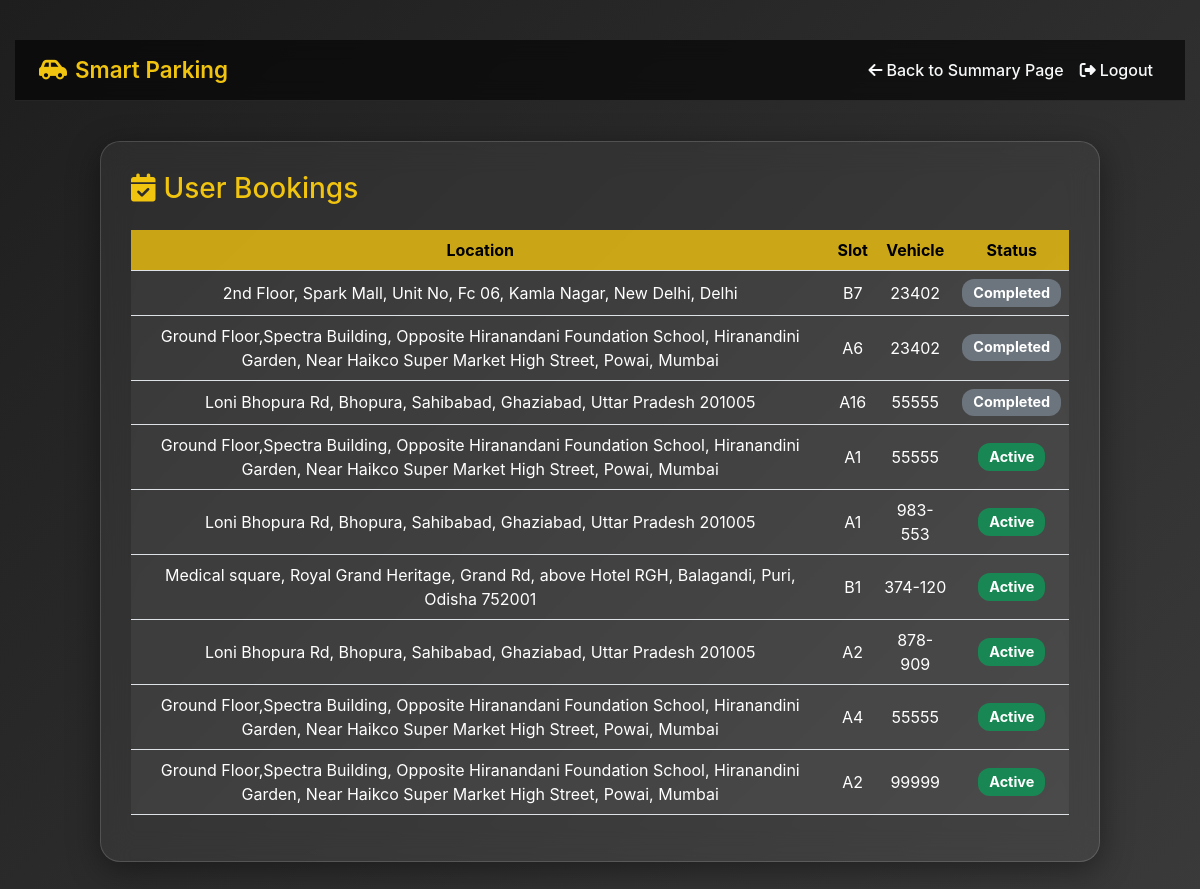
/admin/admin/user-bookings (signed in), run on the app's committed database.
### models/model.py (models this page shows)
class Reservation(db.Model):
    id = db.Column(db.Integer, primary_key=True)
    user_id = db.Column(db.Integer, db.ForeignKey('user.id'), nullable=False)
    spot_id = db.Column(db.Integer, db.ForeignKey('parking_spot.id'), nullable=False)
    timestamp = db.Column(db.DateTime, default=datetime.utcnow)
    start_time = db.Column(db.DateTime, nullable=True)
    end_time = db.Column(db.DateTime, nullable=True)
    vehicle_number = db.Column(db.String(20), nullable=False)
    user = db.relationship('User', backref='reservations')
    spot = db.relationship('ParkingSpot', backref='reservation')

class ParkingLot(db.Model):
    id = db.Column(db.Integer, primary_key=True)
    prime_location_name = db.Column(db.String(100), nullable=False)
    price_per_hour = db.Column(db.Float, nullable=False)
    address = db.Column(db.String(200))
    pin_code = db.Column(db.String(10))
    max_spots = db.Column(db.Integer, nullable=False)
    image = db.Column(db.String(200), nullable=True)
    spots = db.relationship('ParkingSpot', backref='lot', cascade="all, delete")
    created_at = db.Column(db.DateTime, default=datetime.utcnow)
    updated_at = db.Column(db.DateTime, onupdate=datetime.utcnow)

class ParkingSpot(db.Model):
    id = db.Column(db.Integer, primary_key=True)
    lot_id = db.Column(db.Integer, db.ForeignKey('parking_lot.id'), nullable=False)
    spot_number = db.Column(db.String(20), nullable=False)
    status = db.Column(db.String(1), default='A')
    is_available = db.Column(db.Boolean, default=True)
    created_at = db.Column(db.DateTime, default=datetime.utcnow)

### controllers/admin_routes.py (the view)
@admin_routes.route('/admin/user-bookings')
def user_bookings():
    if 'admin_id' not in session:
        return redirect(url_for('auth_routes.login'))
    bookings = db.session.query(Reservation).join(User).join(ParkingSpot).join(ParkingLot).add_columns(
        Reservation.id,
        Reservation.vehicle_number,
        (Reservation.end_time == None).label('is_active'),
        User.username.label('user_name'),
        User.email.label('user_email'),
        ParkingSpot.spot_number.label('spot_number'),
        ParkingLot.address.label('address')
    ).all()
    return render_template('user_bookings.html', bookings=bookings)

### templates/user_bookings.html (shortened to what this page needs)
<!DOCTYPE html>
<html lang="en">
<head>
  <link href="https://cdn.jsdelivr.net/npm/bootstrap@5.3.3/dist/css/bootstrap.min.css" rel="stylesheet" />
  <link href="https://cdnjs.cloudflare.com/ajax/libs/font-awesome/6.5.0/css/all.min.css" rel="stylesheet" />
</head>
<body>
  <nav class="navbar navbar-expand-lg navbar-dark px-4">
    <a class="navbar-brand" href="#"><i class="fas fa-car-side me-2"></i>Smart Parking</a>
    <div class="collapse navbar-collapse">
      <ul class="navbar-nav ms-auto">
        <li class="nav-item">
          <a class="nav-link" href="/admin/summary"><i class="fas fa-arrow-left me-1"></i>Back to Summary Page</a>
        </li>
        <li class="nav-item">
          <a class="nav-link" href="/logout"><i class="fas fa-sign-out-alt me-1"></i>Logout</a>
        </li>
      </ul>
    </div>
  </nav>
  <div class="glass-box">
    <h3><i class="fas fa-calendar-check me-2"></i>User Bookings</h3>
    {% if bookings %}
    <div class="table-responsive">
      <table class="table align-middle table-hover">
        <thead>
          <tr>
            <th scope="col">Location</th>
            <th scope="col">Slot</th>
            <th scope="col">Vehicle</th>
            <th scope="col">Status</th>
          </tr>
        </thead>
        <tbody>
          {% for booking, id, vehicle_number, is_active, user_name, user_email, spot_number, address in bookings %}
          <tr>
            <td>{{ address }}</td>
            <td>{{ spot_number }}</td>
            <td>{{ vehicle_number }}</td>
            <td>
              {% if is_active %}
                <span class="badge bg-success">Active</span>
              {% else %}
                <span class="badge bg-secondary">Completed</span>
              {% endif %}
            </td>
          </tr>
          {% endfor %}
        </tbody>
      </table>
    </div>
    {% else %}
    <div class="alert alert-info">
      No bookings found.
    </div>
    {% endif %}
  </div>
</body>
</html>

### templates/user_bookings.html (style rules this page uses)
body { background: linear-gradient(135deg, #1e1e1e, #3a3a3a); font-family: -apple-system, BlinkMacSystemFont, "Segoe UI", Roboto, Helvetica, Arial, sans-serif; color: #fff; padding: 40px 15px; }
.glass-box { background: rgba(255, 255, 255, 0.05); backdrop-filter: blur(15px); border-radius: 20px; padding: 30px; max-width: 1000px; margin: auto; border: 1px solid rgba(255, 255, 255, 0.15); box-shadow: 0 8px 32px rgba(0, 0, 0, 0.4); }
.glass-box h3 { color: #f1c40f; margin-bottom: 25px; }
.navbar { background: rgba(0, 0, 0, 0.6) !important; backdrop-filter: blur(10px); border-bottom: 1px solid rgba(255, 255, 255, 0.1); margin-bottom: 40px; }
.navbar-brand { font-weight: 600; font-size: 1.4rem; color: #f1c40f !important; }
.nav-link { color: #f8f9fa !important; font-weight: 500; }
.table th { background-color: rgba(241, 196, 15, 0.8); color: #000; text-align: center; }
.table td { background-color: rgba(255, 255, 255, 0.05); color: #fff; text-align: center; }
.badge { font-size: 0.9rem; padding: 0.45em 0.75em; border-radius: 12px; }

### data on the page
Reservation: address "2nd Floor, Spark Mall, Unit No, Fc 06, Kamla Nagar, New Delhi, Delhi", spot_number "B7", vehicle_number "23402", shows "Completed"
Reservation: address "Ground Floor,Spectra Building, Opposite Hiranandani Foundation School, Hiranandini Garden, Near Haikco Super Market High Street, Powai, Mumbai", spot_number "A6", vehicle_number "23402", shows "Completed"
Reservation: address "Loni Bhopura Rd, Bhopura, Sahibabad, Ghaziabad, Uttar Pradesh 201005", spot_number "A16", vehicle_number "55555", shows "Completed"
Reservation: address "Ground Floor,Spectra Building, Opposite Hiranandani Foundation School, Hiranandini Garden, Near Haikco Super Market High Street, Powai, Mumbai", spot_number "A1", vehicle_number "55555", shows "Active"
Reservation: address "Loni Bhopura Rd, Bhopura, Sahibabad, Ghaziabad, Uttar Pradesh 201005", spot_number "A1", vehicle_number "983-553", shows "Active"
Reservation: address "Medical square, Royal Grand Heritage, Grand Rd, above Hotel RGH, Balagandi, Puri, Odisha 752001", spot_number "B1", vehicle_number "374-120", shows "Active"
Reservation: address "Loni Bhopura Rd, Bhopura, Sahibabad, Ghaziabad, Uttar Pradesh 201005", spot_number "A2", vehicle_number "878-909", shows "Active"
Reservation: address "Ground Floor,Spectra Building, Opposite Hiranandani Foundation School, Hiranandini Garden, Near Haikco Super Market High Street, Powai, Mumbai", spot_number "A4", vehicle_number "55555", shows "Active"
Reservation: address "Ground Floor,Spectra Building, Opposite Hiranandani Foundation School, Hiranandini Garden, Near Haikco Super Market High Street, Powai, Mumbai", spot_number "A2", vehicle_number "99999", shows "Active"
